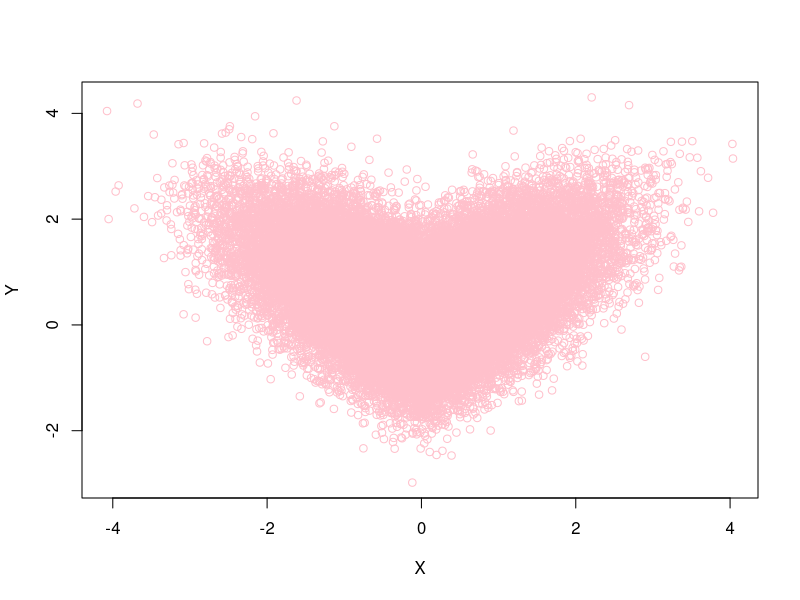

Source code (R):
#!/usr/bin/Rscript

n <- 50000
r <- 0.7
r_e <- (1 - r * r) ^ 0.5
X <- rnorm(n)
Y <- X * r + r_e * rnorm(n)
Y <- ifelse(X > 0, Y,-Y)
plot(X, Y, col = "pink")